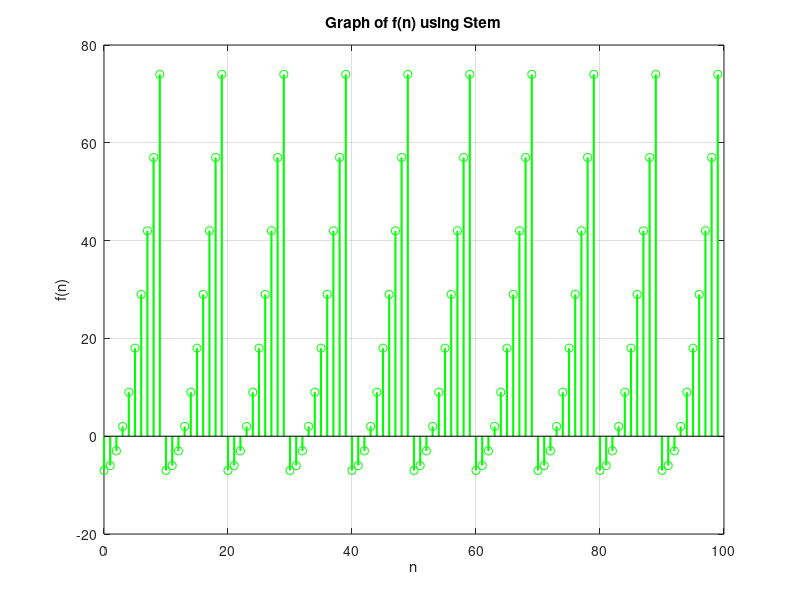

Reproduce this figure in MATLAB.

% Machine Problem 1 (Matlab Solution)
% By Group 1 of 2ECE-A
% Michael Jeffrey Carlos and Lei-Ann Edang

function_of_N = zeros(1, 100);

%{ 
function_of_N Function implements given piecewise functions where 
n is an integer greater than or equal to zero. In the same way, after
computing for the specific values of the function, this program graphs
f(n) from n = 0 and n = 99 using the stem command.
%}

% n - integer
% f = function

n = 0:99;
f = zeros(1, 100);

% j - increment

for j = 0:99
    val_x = j;
    
    while (val_x >= 10)
        val_x = val_x - 10; % piecewise 1
    end
    
    ans = ((val_x^2) - 7); % piecewise 2
    f(j+1) = ans;
    
end

figure
stem(n, f, 'g', 'linewidth', 1.5) % stem plot

% labels
title('Graph of f(n) using Stem')
xlabel('n')
ylabel('f(n)')
grid on







